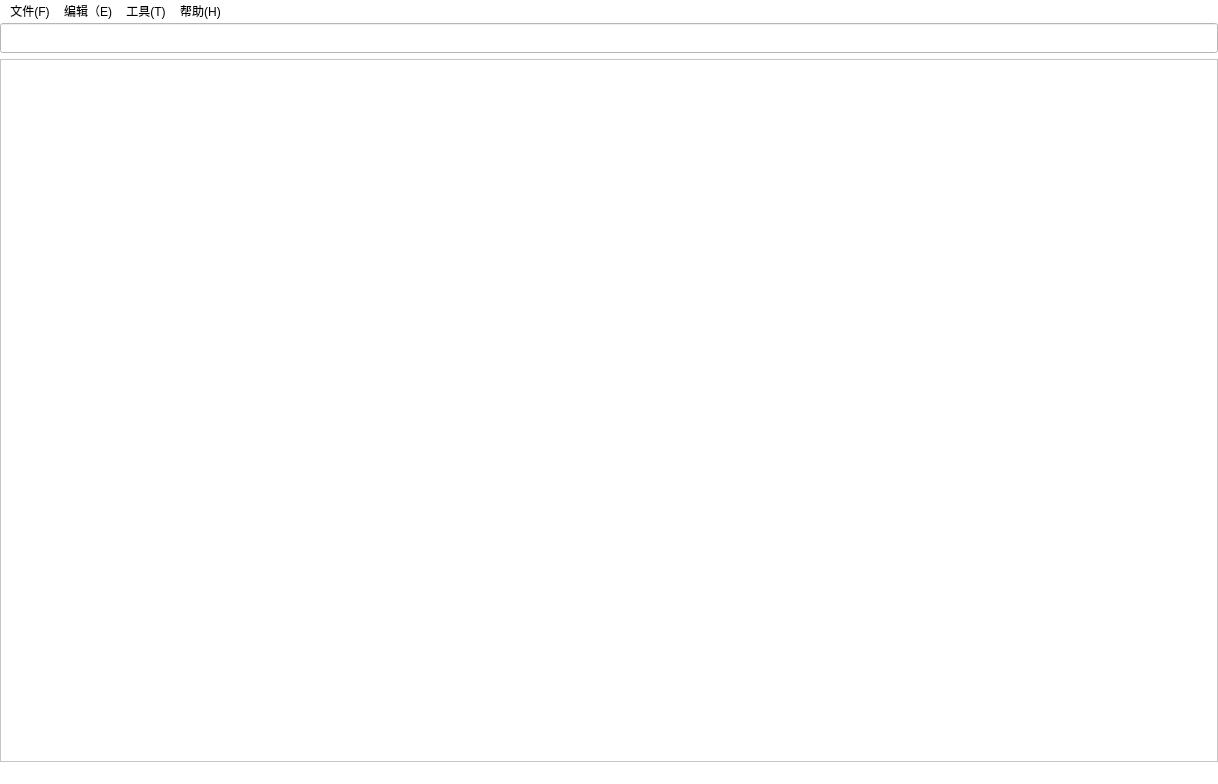
<?xml version="1.0" encoding="UTF-8"?>
<ui version="4.0">
 <class>MainWindow</class>
 <widget class="QMainWindow" name="MainWindow">
  <property name="geometry">
   <rect>
    <x>0</x>
    <y>0</y>
    <width>1218</width>
    <height>784</height>
   </rect>
  </property>
  <property name="windowTitle">
   <string>MainWindow</string>
  </property>
  <property name="styleSheet">
   <string notr="true">background-color: rgb(255, 255, 255);</string>
  </property>
  <widget class="QWidget" name="centralWidget">
   <layout class="QVBoxLayout" name="verticalLayout_2">
    <property name="spacing">
     <number>0</number>
    </property>
    <property name="leftMargin">
     <number>0</number>
    </property>
    <property name="topMargin">
     <number>0</number>
    </property>
    <property name="rightMargin">
     <number>0</number>
    </property>
    <property name="bottomMargin">
     <number>0</number>
    </property>
    <item>
     <layout class="QVBoxLayout" name="verticalLayout">
      <item>
       <widget class="QLineEdit" name="lineEdit">
        <property name="sizePolicy">
         <sizepolicy hsizetype="Expanding" vsizetype="Maximum">
          <horstretch>0</horstretch>
          <verstretch>0</verstretch>
         </sizepolicy>
        </property>
        <property name="minimumSize">
         <size>
          <width>0</width>
          <height>30</height>
         </size>
        </property>
        <property name="maximumSize">
         <size>
          <width>16777215</width>
          <height>30</height>
         </size>
        </property>
        <property name="font">
         <font>
          <family>宋体</family>
          <pointsize>9</pointsize>
         </font>
        </property>
        <property name="styleSheet">
         <string notr="true">color: rgb(0, 0, 0);</string>
        </property>
        <property name="text">
         <string/>
        </property>
       </widget>
      </item>
      <item>
       <widget class="QTableWidget" name="tableWidget">
        <property name="styleSheet">
         <string notr="true">background-color: rgb(255, 255, 255);

</string>
        </property>
       </widget>
      </item>
     </layout>
    </item>
   </layout>
  </widget>
  <widget class="QMenuBar" name="menuBar">
   <property name="geometry">
    <rect>
     <x>0</x>
     <y>0</y>
     <width>1218</width>
     <height>26</height>
    </rect>
   </property>
   <widget class="QMenu" name="menu_F">
    <property name="title">
     <string>文件(F)</string>
    </property>
    <addaction name="action"/>
    <addaction name="action_2"/>
    <addaction name="action_3"/>
   </widget>
   <widget class="QMenu" name="menu_E">
    <property name="title">
     <string>编辑（E)</string>
    </property>
   </widget>
   <widget class="QMenu" name="menu_T">
    <property name="title">
     <string>工具(T)</string>
    </property>
   </widget>
   <widget class="QMenu" name="menu_H">
    <property name="title">
     <string>帮助(H)</string>
    </property>
   </widget>
   <addaction name="menu_F"/>
   <addaction name="menu_E"/>
   <addaction name="menu_T"/>
   <addaction name="menu_H"/>
  </widget>
  <widget class="QStatusBar" name="statusBar"/>
  <action name="action">
   <property name="text">
    <string>打开</string>
   </property>
  </action>
  <action name="action_2">
   <property name="text">
    <string>保存</string>
   </property>
  </action>
  <action name="action_3">
   <property name="text">
    <string>关闭</string>
   </property>
  </action>
 </widget>
 <layoutdefault spacing="6" margin="11"/>
 <resources/>
 <connections/>
</ui>
